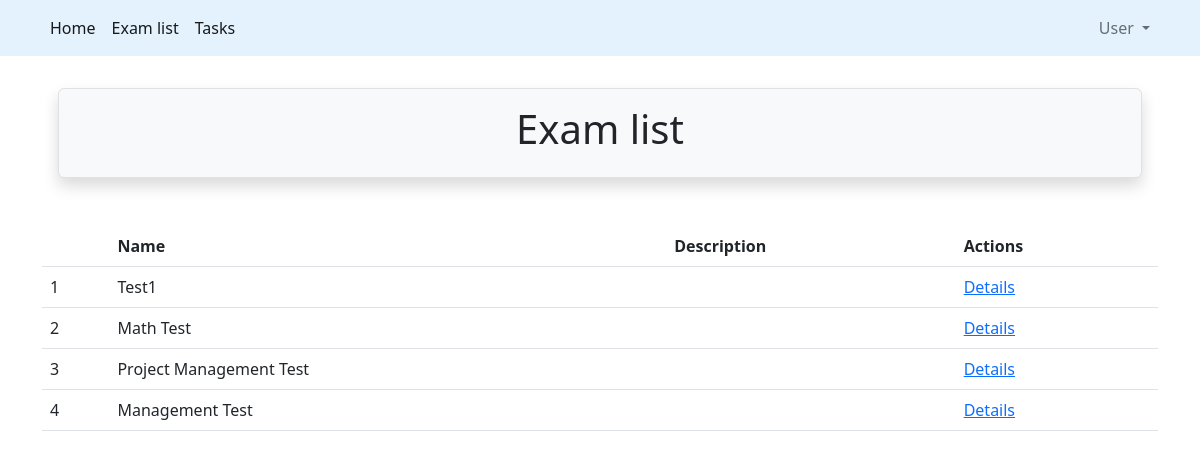
The app's page /quiz/ (signed in) with its own data.
### src/quiz/models.py (models this page shows, shortened)
class BaseModel(models.Model):
    create_timestamp = models.DateTimeField(auto_now_add=True)
    update_timestamp = models.DateTimeField(auto_now=True)
    class Meta:
        abstract = True

class Exam(BaseModel):
    QUESTION_MIN_LIMIT = 3
    QUESTION_MAX_LIMIT = 100
    class LEVEL(models.IntegerChoices):
        BASIC = 0, 'Basic',
        MIDDLE = 1, 'Middle',
        ADVANCED = 2, 'Advanced',
    uuid = models.UUIDField(default=uuid4, db_index=True, unique=True)
    title = models.CharField(max_length=100)
    description = models.TextField(null=True, blank=True)
    level = models.PositiveSmallIntegerField(choices=LEVEL.choices, default=LEVEL.BASIC)
    class Meta:
        db_table = 'exam'
        verbose_name = 'Exam'
        verbose_name_plural = 'Exams'

### src/quiz/views.py (the view)
# urls.py: path('', ExamListView.as_view(), name='list'),
class ExamListView(LoginRequiredMixin, ListView):
    model = Exam
    template_name = 'exam/list.html'
    context_object_name = 'exams'       # object_list

### src/quiz/templates/exam/list.html (shortened to what this page needs)
{% extends 'base.html' %}
{% block header %}
    Exam list
{% endblock %}
{% block content %}
    {% if exams %}
        <table class="table table-hover">
            <thead class="thead-dark">
                <tr>
                    <th></th>
                    <th>Name</th>
                    <th>Description</th>
                    <th>Actions</th>
                </tr>
            </thead>
            <tbody>
            {% for exam in exams %}
                <tr>
                    <td>{{ forloop.counter }}</td>
                    <td>{{ exam.title }}</td>
                    <td>{{ exam.description }}</td>
                    <td><a href="{% url 'quiz:details' uuid=exam.uuid %}">Details</a></td>
                </tr>
            {% endfor %}
            </tbody>
        </table>
    {% else %}
        <p>There are no tests yet!</p>
    {% endif %}
{% endblock %}

### records on screen
Exam: title "Test1"
Exam: title "Math Test"
Exam: title "Project Management Test"
Exam: title "Management Test"
